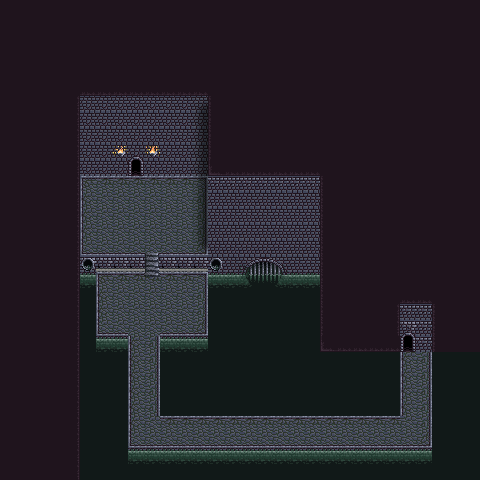

The image is a tile-based game level rendered from a .tmx file. Its description and source (layers, tilesets, objects; grid data summarised) follow:
An orthogonal 30x30 tile map with 16x16 px tiles, 7 tile layers (ceiling_layer, wall_layer, stairs, drain_layer, ...).

<map version="1.2" tiledversion="1.2.0" orientation="orthogonal" renderorder="right-down" width="30" height="30" tilewidth="16" tileheight="16" infinite="0" nextlayerid="8" nextobjectid="1">
 <tileset firstgid="1" source="sewer.tsx" />
 <layer id="4" name="ceiling_layer" width="30" height="30">
  <data>[900 cells, 868 non-empty, 4 distinct tile ids]</data>
 </layer>
 <layer id="3" name="wall_layer" width="30" height="30">
  <data>[900 cells, 127 non-empty, 18 distinct tile ids]</data>
 </layer>
 <layer id="7" name="stairs" width="30" height="30">
  <data>[900 cells, 6 non-empty, 3 distinct tile ids]</data>
 </layer>
 <layer id="6" name="drain_layer" width="30" height="30">
  <data>[900 cells, 2 non-empty, 1 distinct tile ids]</data>
 </layer>
 <layer id="1" name="ground_layer_top" width="30" height="30">
  <data>[900 cells, 12 non-empty, 4 distinct tile ids]</data>
 </layer>
 <layer id="2" name="ground_layer_bottom" width="30" height="30">
  <data>[900 cells, 368 non-empty, 24 distinct tile ids]</data>
 </layer>
 <layer id="5" name="shadow_layer" width="30" height="30">
  <data>[900 cells, 10 non-empty, 3 distinct tile ids]</data>
 </layer>
</map>
